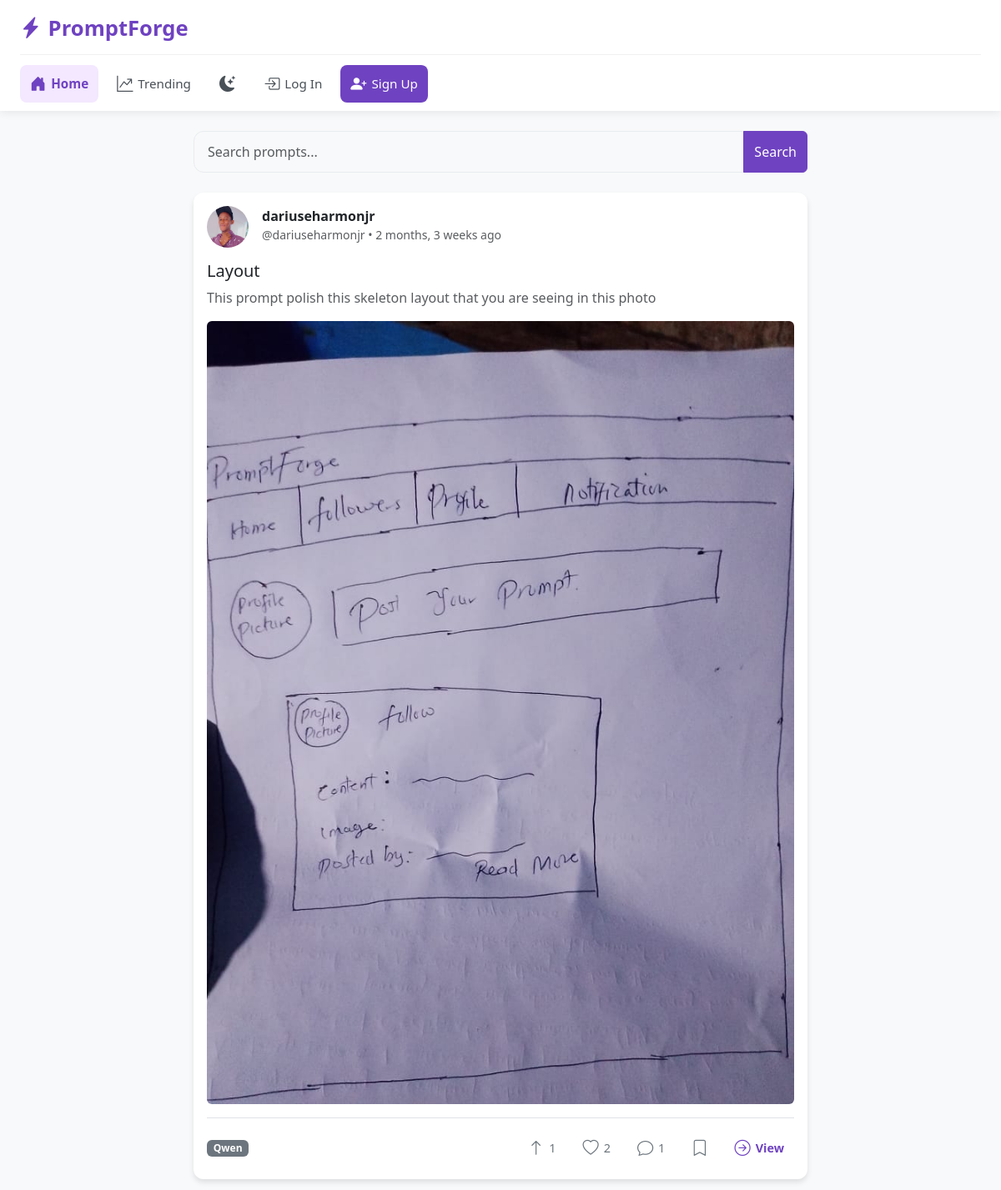
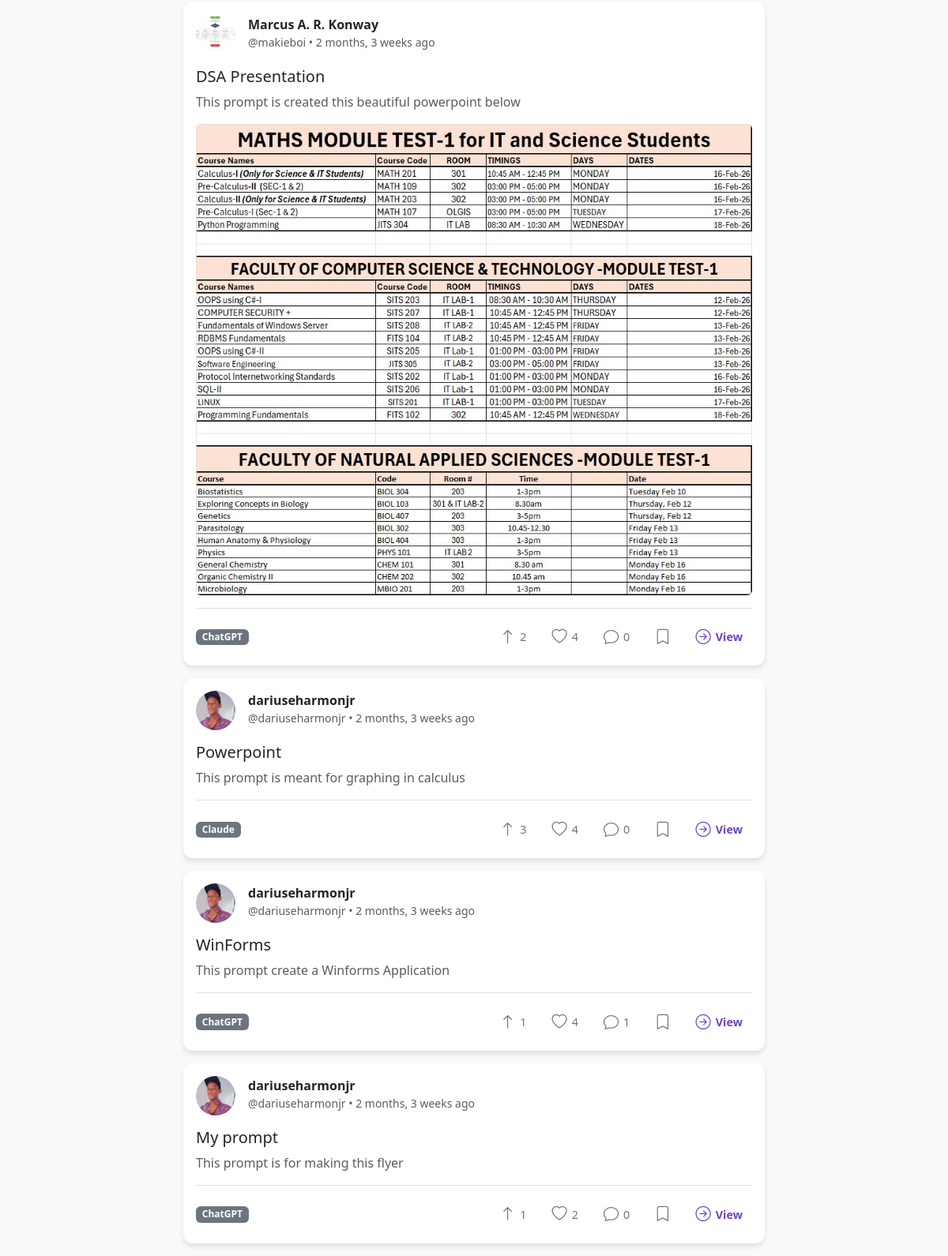
The page / on the database its author committed (2 pictures, top to bottom).
### workflows/models.py (models this page shows, shortened)
class Workflow(models.Model):
    AI_MODELS = (
        ('ChatGPT', 'ChatGPT'), ('Midjourney', 'Midjourney'), ('Claude', 'Claude'),
        ('Gemini', 'Gemini'), ('Grok', 'Grok'), ('Kimi', 'Kimi'), ('Qwen', 'Qwen'), ('Other', 'Other')
    )
    author = models.ForeignKey(User, on_delete=models.CASCADE, related_name='workflows')
    title = models.CharField(max_length=250)
    description = models.TextField(help_text="Describe the prompt output")
    prompt_text = models.TextField(help_text="The actual prompt text")
    ai_model = models.CharField(max_length=60, choices=AI_MODELS)
    output_image = models.ImageField(upload_to='outputs/', blank=True, null=True)
    output_video = models.FileField(upload_to='outputs/videos/', blank=True, null=True)
    created_at = models.DateTimeField(auto_now_add=True)
    updated_at = models.DateTimeField(auto_now=True)
    class Meta:
        ordering = ['-created_at']
    @property
    def total_upvotes(self):
        return self.upvotes.count()

class Profile(models.Model):
    user = models.OneToOneField(User, on_delete=models.CASCADE, related_name='profile')
    bio = models.TextField(max_length=500, blank=True, help_text="Tell us about yourself!")
    profile_picture = models.ImageField(upload_to='avatars/', blank=True, null=True)
    date_of_birth = models.DateField()

### workflows/views.py (the view, shortened to what this page needs)
# urls.py: path('', views.feed_view, name='feed'),
def feed_view(request):
    workflows = Workflow.objects.all()
    search_query = request.GET.get('q', '')
    model_filter = request.GET.get('model', '')
    if search_query:
        workflows = workflows.filter(Q(title__icontains=search_query) | Q(description__icontains=search_query))
    if model_filter:
        workflows = workflows.filter(ai_model=model_filter)
    loved_ids = []
    upvoted_ids = []
    bookmarked_ids = []
    following_usernames = []
    return render(request, 'workflows/feed.html', {
        'workflows': workflows, 'search_query': search_query, 'model_filter': model_filter,
        'loved_ids': loved_ids, 'upvoted_ids': upvoted_ids, 'bookmarked_ids': bookmarked_ids, 'following_usernames': following_usernames
    })

### workflows/context_processors.py (called while the page is built)
def unread_notifications(request):
    if request.user.is_authenticated:
        return {'unread_notifications_count': request.user.notifications.filter(is_read=False).count()}
    return {'unread_notifications_count': 0}

### workflows/templates/workflows/feed.html (shortened to what this page needs)
{% extends 'workflows/base.html' %}
{% block content %}
<div class="row justify-content-center">
    <div class="col-md-8">
        <form method="GET" action="{% url 'feed' %}" class="mb-4">
            <div class="input-group">
                <input type="text" name="q" class="form-control modern-input" placeholder="Search prompts..." value="{{ search_query }}">
                <button class="btn btn-primary" type="submit">Search</button>
            </div>
        </form>
        {% for workflow in workflows %}
        <div class="card mb-3">
            <div class="card-body">
                <div class="d-flex justify-content-between align-items-start mb-3">
                    <div class="d-flex">
                        <div class="me-3">
                            {% if workflow.author.profile.profile_picture %}
                                <img src="{{ workflow.author.profile.profile_picture.url }}" class="rounded-circle" style="width: 50px; height: 50px; object-fit: cover;">
                            {% else %}
                                <div class="bg-secondary rounded-circle d-flex align-items-center justify-content-center text-white" style="width: 50px; height: 50px;">
                                    {{ workflow.author.username|first|upper }}
                                </div>
                            {% endif %}
                        </div>
                        <div>
                            <div class="fw-bold">
                                {{ workflow.author.get_full_name|default:workflow.author.username }}
                            </div>
                            <div class="text-muted small">
                                @{{ workflow.author.username }} &bull; {{ workflow.created_at|timesince }} ago
                            </div>
                        </div>
                    </div>
                </div>
                <h5 class="card-title mb-2">
                    <a href="{% url 'detail' workflow.pk %}" class="text-decoration-none text-dark">
                        {{ workflow.title }}
                    </a>
                </h5>
                <p class="card-text text-muted">{{ workflow.description|truncatewords:30 }}</p>
                {% if workflow.output_image %}
                    <img src="{{ workflow.output_image.url }}" class="img-fluid rounded mb-3" alt="Output">
                {% elif workflow.output_video %}
                    <video controls class="img-fluid rounded mb-3 w-100" style="max-height: 400px; background: #000; border-radius: 12px;">
                        <source src="{{ workflow.output_video.url }}" type="video/mp4">
                    </video>
                {% endif %}
                <div class="d-flex justify-content-between align-items-center border-top pt-3">
                    <span class="badge bg-secondary">{{ workflow.ai_model }}</span>
                    <div class="d-flex align-items-center gap-2">
                        <form action="{% url 'upvote' workflow.pk %}" method="POST" class="upvote-form d-inline m-0">
                            <button type="submit" class="action-btn upvote-btn {% if workflow.pk in upvoted_ids %}active{% endif %}">
                                <i class="bi {% if workflow.pk in upvoted_ids %}bi-arrow-up-fill{% else %}bi-arrow-up{% endif %}"></i>
                                <span class="upvote-count">{{ workflow.total_upvotes }}</span>
                            </button>
                        </form>
                        <form action="{% url 'toggle_love' workflow.pk %}" method="POST" class="love-form d-inline m-0">
                            <button type="submit" class="action-btn love-btn {% if workflow.pk in loved_ids %}active{% endif %}">
                                <i class="bi {% if workflow.pk in loved_ids %}bi-heart-fill{% else %}bi-heart{% endif %}"></i>
                                <span class="love-count">{{ workflow.love_reactions.count }}</span>
                            </button>
                        </form>
                        <a href="{% url 'detail' workflow.pk %}" class="action-btn comment-btn text-decoration-none">
                            <i class="bi bi-chat"></i>
                            <span>{{ workflow.comments.count }}</span>
                        </a>
                        <form action="{% url 'toggle_bookmark' workflow.pk %}" method="POST" class="bookmark-form d-inline m-0">
                            <button type="submit" class="action-btn bookmark-btn {% if workflow.pk in bookmarked_ids %}active{% endif %}">
                                <i class="bi {% if workflow.pk in bookmarked_ids %}bi-bookmark-fill{% else %}bi-bookmark{% endif %}"></i>
                            </button>
                        </form>
                        <a href="{% url 'detail' workflow.pk %}" class="action-btn text-decoration-none" style="color: #6f42c1; font-weight: 600;">
                            <i class="bi bi-arrow-right-circle"></i>
                            <span>View</span>
                        </a>
                    </div>
                </div>
            </div>
        </div>
        {% empty %}
            <div class="text-center text-muted py-5">
                <p class="mb-0">No workflows yet. Be the first to post!</p>
            </div>
        {% endfor %}
    </div>
</div>
{% endblock %}

### workflows/templates/workflows/base.html (shortened to what this page needs)
<!DOCTYPE html>
<html lang="en">
<head>
    <link href="https://cdn.jsdelivr.net/npm/bootstrap@5.3.0/dist/css/bootstrap.min.css" rel="stylesheet">
    <link rel="stylesheet" href="https://cdn.jsdelivr.net/npm/bootstrap-icons@1.11.0/font/bootstrap-icons.css">
</head>
<body>
    <div class="header-container">
        <div class="brand-section">
            <a class="navbar-brand" href="{% url 'feed' %}">
                <i class="bi bi-lightning-charge-fill"></i> PromptForge
            </a>
        </div>
        <div class="nav-links-container">
            <a class="nav-link-custom {% if request.resolver_match.url_name == 'feed' %}active{% endif %}" href="{% url 'feed' %}">
                <i class="bi bi-house-door-fill"></i> Home
            </a>
            <a class="nav-link-custom {% if request.resolver_match.url_name == 'trending' %}active{% endif %}" href="{% url 'trending' %}">
                <i class="bi bi-graph-up-arrow"></i> Trending
            </a>
            {% if user.is_authenticated %}
                <a class="nav-link-custom {% if request.resolver_match.url_name == 'network' %}active{% endif %}" href="{% url 'network' user.username %}">
                    <i class="bi bi-people-fill"></i> Followers
                </a>
                <a class="nav-link-custom {% if request.resolver_match.url_name == 'profile' %}active{% endif %}" href="{% url 'profile' user.username %}">
                    <i class="bi bi-person-circle"></i> Profile
                </a>
                <a class="nav-link-custom {% if request.resolver_match.url_name == 'saved' %}active{% endif %}" href="{% url 'saved' %}">
                    <i class="bi bi-bookmark-fill"></i> Saved
                </a>
                <a class="nav-link-custom nav-icon-badge {% if request.resolver_match.url_name == 'notifications' %}active{% endif %}" href="{% url 'notifications' %}">
                    <i class="bi bi-bell-fill"></i> Notifications
                    {% if unread_notifications_count > 0 %}
                        <span class="badge bg-danger badge-notification">{{ unread_notifications_count }}</span>
                    {% endif %}
                </a>
                <a class="nav-link-custom {% if request.resolver_match.url_name == 'create' %}active{% endif %}" href="{% url 'create' %}">
                    <i class="bi bi-plus-circle-fill"></i> Create
                </a>
                <button id="theme-toggle" class="nav-link-custom" style="background: none; border: none; cursor: pointer;">
                    <i class="bi bi-moon-stars-fill" id="theme-icon"></i>
                </button>
                <a class="nav-link-custom" href="{% url 'logout' %}">
                    <i class="bi bi-box-arrow-right"></i> Log Out
                </a>
            {% else %}
                <button id="theme-toggle" class="nav-link-custom" style="background: none; border: none; cursor: pointer;">
                    <i class="bi bi-moon-stars-fill" id="theme-icon"></i>
                </button>
                <a class="nav-link-custom {% if request.resolver_match.url_name == 'login' %}active{% endif %}" href="{% url 'login' %}">
                    <i class="bi bi-box-arrow-in-right"></i> Log In
                </a>
                <a class="nav-link-custom btn-signup" href="{% url 'signup' %}">
                    <i class="bi bi-person-plus-fill"></i> Sign Up
                </a>
            {% endif %}
        </div>
    </div>
    <div class="container mt-4">
        {% block content %}{% endblock %}
    </div>
</body>
</html>

### workflows/templates/workflows/base.html (style rules this page uses)
body { background-color: #f8f9fa; transition: background-color 0.3s ease, color 0.3s ease; }
.card { box-shadow: 0 4px 6px rgba(0,0,0,0.1); border: none; border-radius: 12px; transition: background-color 0.3s ease; }
.btn-primary { background-color: #6f42c1; border-color: #6f42c1; }
.header-container { background-color: #fff !important; box-shadow: 0 2px 10px rgba(0,0,0,0.08); position: sticky; top: 0; z-index: 1000; padding: 15px 24px 10px 24px; transition: background-color 0.3s ease, border-color 0.3s ease; }
.brand-section { margin-bottom: 12px; }
.navbar-brand { font-weight: 800; color: #6f42c1 !important; font-size: 1.6rem; text-decoration: none; display: flex; align-items: center; gap: 8px; }
.nav-links-container { display: flex; align-items: center; gap: 10px; flex-wrap: wrap; border-top: 1px solid #f0f0f0; padding-top: 12px; transition: border-color 0.3s ease; }
.nav-link-custom { color: #495057 !important; font-weight: 500; text-decoration: none; padding: 8px 12px; border-radius: 8px; transition: all 0.2s ease; display: flex; align-items: center; gap: 6px; font-size: 0.95rem; }
.nav-link-custom.active { background-color: #f3e8ff !important; color: #6f42c1 !important; font-weight: 600; }
.nav-link-custom.active i { color: #6f42c1 !important; }
.nav-link-custom i { font-size: 1.2rem; }
.btn-signup { background-color: #6f42c1; color: white !important; }
.action-btn { background: transparent; border: none; color: #6c757d; font-size: 0.9rem; font-weight: 500; padding: 6px 12px; border-radius: 20px; transition: all 0.2s ease; display: inline-flex; align-items: center; gap: 6px; cursor: pointer; }
.action-btn i { font-size: 1.2rem; transition: transform 0.2s ease; }
.modern-input { background-color: #f8f9fa; border: 1px solid #e9ecef; border-radius: 12px; padding: 12px 16px; font-size: 1rem; transition: all 0.2s ease; box-shadow: none; color: #212529; }

### rows shown on the page
Workflow: author.profile.profile_picture (picture), author.get_full_name "dariuseharmonjr", author.username "dariuseharmonjr", created_at "2 months, 3 weeks", title "Layout", description "This prompt polish this skeleton layout that you are seeing in this photo", output_image (picture), ai_model "Qwen", total_upvotes "1", love_reactions.count "2", comments.count "1"
Workflow: author.profile.profile_picture (picture), author.get_full_name "Marcus A. R. Konway", author.username "makieboi", created_at "2 months, 3 weeks", title "DSA Presentation", description "This prompt is created this beautiful powerpoint below", output_image (picture), ai_model "ChatGPT", total_upvotes "2", love_reactions.count "4", comments.count "0"
Workflow: author.profile.profile_picture (picture), author.get_full_name "dariuseharmonjr", author.username "dariuseharmonjr", created_at "2 months, 3 weeks", title "Powerpoint", description "This prompt is meant for graphing in calculus", ai_model "Claude", total_upvotes "3", love_reactions.count "4", comments.count "0"
Workflow: author.profile.profile_picture (picture), author.get_full_name "dariuseharmonjr", author.username "dariuseharmonjr", created_at "2 months, 3 weeks", title "WinForms", description "This prompt create a Winforms Application", ai_model "ChatGPT", total_upvotes "1", love_reactions.count "4", comments.count "1"
Workflow: author.profile.profile_picture (picture), author.get_full_name "dariuseharmonjr", author.username "dariuseharmonjr", created_at "2 months, 3 weeks", title "My prompt", description "This prompt is for making this flyer", ai_model "ChatGPT", total_upvotes "1", love_reactions.count "2", comments.count "0"
